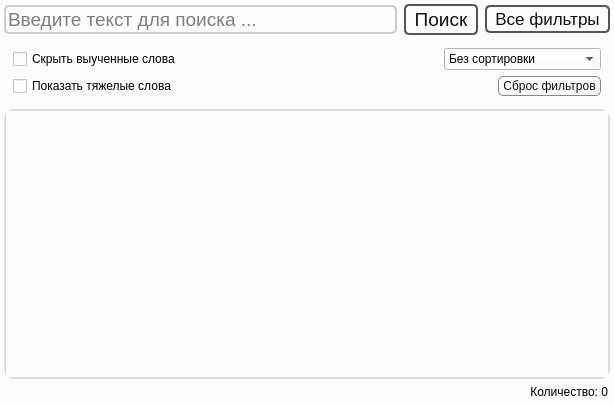
<?xml version="1.0" encoding="UTF-8"?>
<ui version="4.0">
 <class>widget_vertical_layout_scroll</class>
 <widget class="QWidget" name="widget_vertical_layout_scroll">
  <property name="geometry">
   <rect>
    <x>0</x>
    <y>0</y>
    <width>614</width>
    <height>405</height>
   </rect>
  </property>
  <property name="sizePolicy">
   <sizepolicy hsizetype="Expanding" vsizetype="Expanding">
    <horstretch>0</horstretch>
    <verstretch>0</verstretch>
   </sizepolicy>
  </property>
  <property name="windowTitle">
   <string>Form</string>
  </property>
  <property name="styleSheet">
   <string notr="true">QWidget
{
background-color: rgba(252, 252, 252, 255);
}
QLineEdit
{
border-radius: 5px;
border: 2px solid #CCC;
}
QScrollArea
{
border-radius: 10px;
border: 2px solid #DDD;
}

QPushButton 
{
color: #111;
background-color: rgba(255, 255, 255, 0);
border-radius: 5px;
border: 2px solid #555;
padding-left:8px;
padding-right:8px;
padding-top:2px;
padding-bottom:2px;
}

QPushButton:hover {
    background-color: #CCC;
}

QPushButton:pressed {
    background-color: #333;
}
</string>
  </property>
  <layout class="QVBoxLayout" name="verticalLayout">
   <property name="spacing">
    <number>4</number>
   </property>
   <property name="leftMargin">
    <number>4</number>
   </property>
   <property name="topMargin">
    <number>4</number>
   </property>
   <property name="rightMargin">
    <number>4</number>
   </property>
   <property name="bottomMargin">
    <number>4</number>
   </property>
   <item>
    <widget class="QWidget" name="horizontalWidget" native="true">
     <property name="maximumSize">
      <size>
       <width>16777215</width>
       <height>16777215</height>
      </size>
     </property>
     <layout class="QHBoxLayout" name="horizontalLayout">
      <property name="spacing">
       <number>7</number>
      </property>
      <property name="leftMargin">
       <number>0</number>
      </property>
      <property name="topMargin">
       <number>0</number>
      </property>
      <property name="rightMargin">
       <number>0</number>
      </property>
      <property name="bottomMargin">
       <number>0</number>
      </property>
      <item>
       <widget class="QLineEdit" name="line_edit_search">
        <property name="sizePolicy">
         <sizepolicy hsizetype="Expanding" vsizetype="Fixed">
          <horstretch>2</horstretch>
          <verstretch>0</verstretch>
         </sizepolicy>
        </property>
        <property name="font">
         <font>
          <pointsize>14</pointsize>
         </font>
        </property>
        <property name="styleSheet">
         <string notr="true"/>
        </property>
        <property name="text">
         <string/>
        </property>
        <property name="placeholderText">
         <string>Введите текст для поиска ...</string>
        </property>
       </widget>
      </item>
      <item>
       <widget class="QPushButton" name="but_search">
        <property name="sizePolicy">
         <sizepolicy hsizetype="Expanding" vsizetype="Maximum">
          <horstretch>0</horstretch>
          <verstretch>0</verstretch>
         </sizepolicy>
        </property>
        <property name="font">
         <font>
          <pointsize>14</pointsize>
         </font>
        </property>
        <property name="text">
         <string>Поиск</string>
        </property>
        <property name="icon">
         <iconset>
          <normaloff>../icons/search_2.png</normaloff>../icons/search_2.png</iconset>
        </property>
       </widget>
      </item>
      <item>
       <widget class="QPushButton" name="but_is_filter">
        <property name="font">
         <font>
          <pointsize>13</pointsize>
         </font>
        </property>
        <property name="text">
         <string>Все фильтры</string>
        </property>
        <property name="icon">
         <iconset>
          <normaloff>../icons/settings_4.png</normaloff>../icons/settings_4.png</iconset>
        </property>
        <property name="checkable">
         <bool>true</bool>
        </property>
        <property name="checked">
         <bool>false</bool>
        </property>
       </widget>
      </item>
     </layout>
    </widget>
   </item>
   <item>
    <widget class="QWidget" name="widget_filter" native="true">
     <layout class="QVBoxLayout" name="layout_filter">
      <item>
       <layout class="QHBoxLayout" name="horizontalLayout_3">
        <item>
         <widget class="QCheckBox" name="check_box_learned_words">
          <property name="text">
           <string>Скрыть выученные слова</string>
          </property>
         </widget>
        </item>
        <item>
         <widget class="QComboBox" name="combo_box_sort">
          <property name="sizePolicy">
           <sizepolicy hsizetype="Maximum" vsizetype="Preferred">
            <horstretch>0</horstretch>
            <verstretch>0</verstretch>
           </sizepolicy>
          </property>
          <property name="styleSheet">
           <string notr="true">color:#000;</string>
          </property>
          <item>
           <property name="text">
            <string>Без сортировки</string>
           </property>
          </item>
          <item>
           <property name="text">
            <string>Правильных ответов ↓</string>
           </property>
          </item>
          <item>
           <property name="text">
            <string>Правильных ответов ↑</string>
           </property>
          </item>
         </widget>
        </item>
       </layout>
      </item>
      <item>
       <layout class="QHBoxLayout" name="horizontalLayout_2">
        <item>
         <widget class="QCheckBox" name="check_box_show_hard_words_only">
          <property name="text">
           <string>Показать тяжелые слова</string>
          </property>
         </widget>
        </item>
        <item>
         <widget class="QPushButton" name="but_clear_filter">
          <property name="sizePolicy">
           <sizepolicy hsizetype="Maximum" vsizetype="Maximum">
            <horstretch>0</horstretch>
            <verstretch>0</verstretch>
           </sizepolicy>
          </property>
          <property name="styleSheet">
           <string notr="true">QPushButton 
{
border: 1px solid #888;
padding-left:4px;
padding-right:4px;
padding-top:2px;
padding-bottom:2px;
}</string>
          </property>
          <property name="text">
           <string>Сброс фильтров</string>
          </property>
         </widget>
        </item>
       </layout>
      </item>
     </layout>
    </widget>
   </item>
   <item>
    <widget class="QScrollArea" name="scrollArea">
     <property name="maximumSize">
      <size>
       <width>16777215</width>
       <height>16777215</height>
      </size>
     </property>
     <property name="styleSheet">
      <string notr="true"/>
     </property>
     <property name="widgetResizable">
      <bool>true</bool>
     </property>
     <widget class="QWidget" name="widget_list">
      <property name="geometry">
       <rect>
        <x>0</x>
        <y>0</y>
        <width>602</width>
        <height>254</height>
       </rect>
      </property>
      <property name="sizePolicy">
       <sizepolicy hsizetype="Expanding" vsizetype="Expanding">
        <horstretch>0</horstretch>
        <verstretch>0</verstretch>
       </sizepolicy>
      </property>
      <layout class="QVBoxLayout" name="layout_scroll">
       <property name="leftMargin">
        <number>0</number>
       </property>
       <property name="topMargin">
        <number>0</number>
       </property>
       <property name="rightMargin">
        <number>0</number>
       </property>
       <property name="bottomMargin">
        <number>0</number>
       </property>
      </layout>
     </widget>
    </widget>
   </item>
   <item>
    <widget class="QWidget" name="widget" native="true">
     <layout class="QHBoxLayout" name="horizontalLayout_6">
      <property name="spacing">
       <number>4</number>
      </property>
      <property name="leftMargin">
       <number>2</number>
      </property>
      <property name="topMargin">
       <number>2</number>
      </property>
      <property name="rightMargin">
       <number>2</number>
      </property>
      <property name="bottomMargin">
       <number>2</number>
      </property>
      <item>
       <widget class="QLabel" name="label_count">
        <property name="text">
         <string>Количество: 0</string>
        </property>
        <property name="alignment">
         <set>Qt::AlignRight|Qt::AlignTrailing|Qt::AlignVCenter</set>
        </property>
       </widget>
      </item>
     </layout>
    </widget>
   </item>
  </layout>
 </widget>
 <resources/>
 <connections>
  <connection>
   <sender>but_is_filter</sender>
   <signal>toggled(bool)</signal>
   <receiver>widget_filter</receiver>
   <slot>setVisible(bool)</slot>
   <hints>
    <hint type="sourcelabel">
     <x>537</x>
     <y>18</y>
    </hint>
    <hint type="destinationlabel">
     <x>306</x>
     <y>67</y>
    </hint>
   </hints>
  </connection>
 </connections>
</ui>
